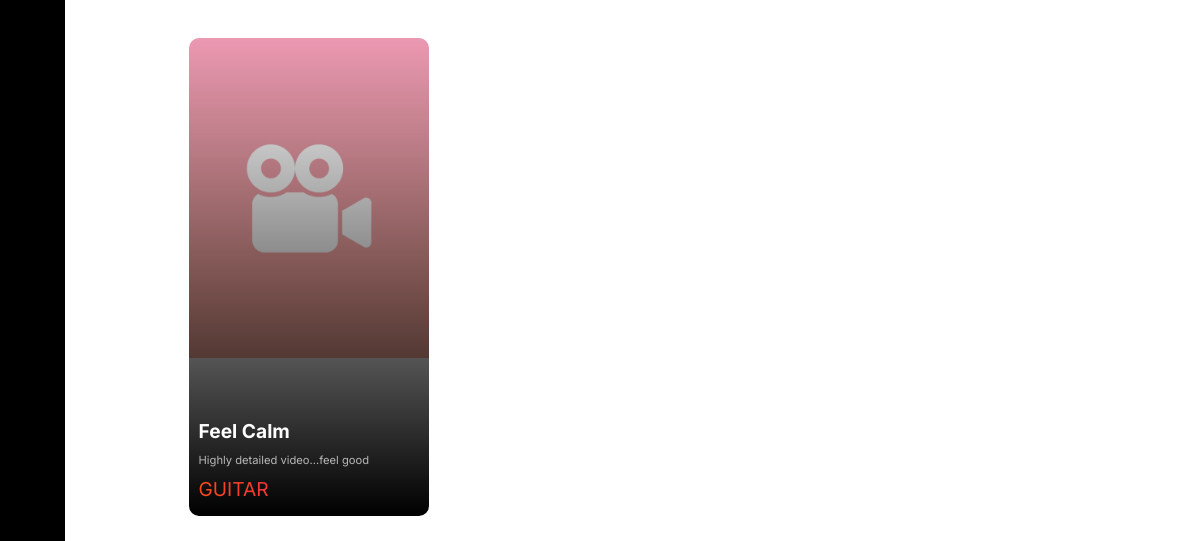
Page /my-profile-old (signed in, lower part) on the earlier database version.
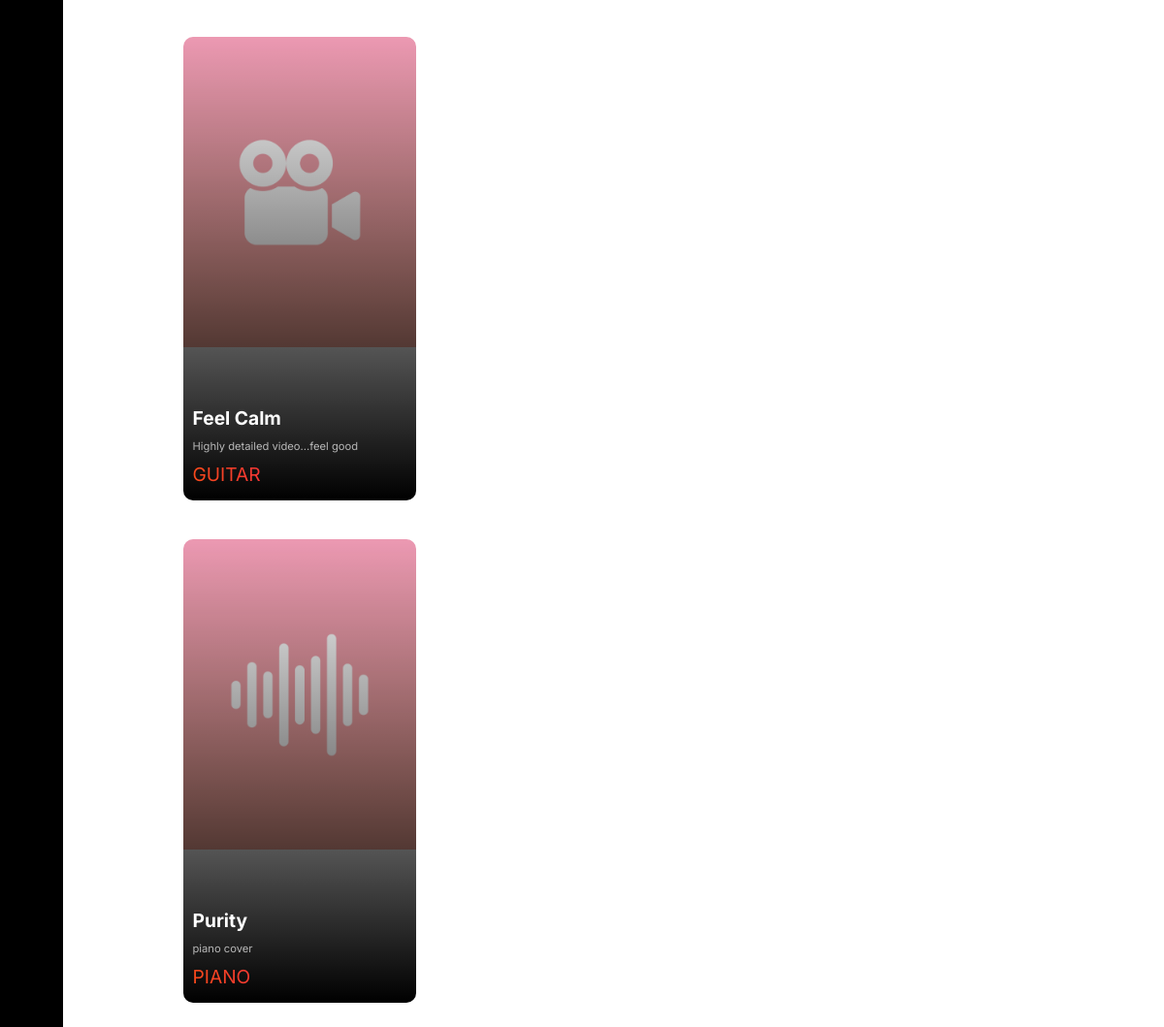
Same page on the later database version.
### users/models.py (models this page shows, shortened)
class postdb(models.Model):
    pid=models.UUIDField(primary_key=True,max_length=10,default=uuid.uuid4)
    username=models.ForeignKey(to=profiledatadb,on_delete=models.CASCADE)
    media=models.FileField(upload_to='media/Posts')
    media_thumbnail=models.FileField(upload_to='media/Thumbnails',default=None,blank=True,null=True)
    caption=models.CharField(max_length=30)
    descr=models.TextField()
    langu=models.CharField(max_length=15,default="English")
    mediatype=models.CharField(max_length=15,blank=True)
    location=models.CharField(max_length=15)
    likes=models.IntegerField(default=0)
    media_format=models.CharField(max_length=20, blank=True)
    timestamp = models.DateTimeField(auto_now=True)
    collaborated_owners = models.ManyToManyField(User, through="collaborators_table")
    isCollaborated = models.BooleanField(default=False)
    collaboration = models.UUIDField(default=None,blank=True,null=True)
    flagged = models.BooleanField(default=False)  # 0 = Not Flagged, 1 = Flagged
    flag_counter = models.IntegerField(default=0)  # Tracks offensive/explicit content reports
    reported_users = models.ManyToManyField(User, blank=True, related_name="reported_posts")
    is_private = models.BooleanField(default=False)

### users/views.py (the view)
# urls.py: path('my-profile-old', views.profile_fpv, name = 'my-profile-old'),
def profile_fpv(request):
    try:
        user=request.user.username
        userBioCollect = profiledatadb.objects.get(username=user)
        post=postdb.objects.filter(username=user)
        context={
            'user': userBioCollect,
            'post':post,
        }
    except profiledatadb.DoesNotExist:
        user = None
    return render(request, 'profile-fpv.html',context)

### templates/profile-fpv.html (shortened to what this page needs)
{% extends 'base.html' %}
{% load static %}
{% block additional_css %}
<link rel="stylesheet" href="{% static 'css/profile-page-style.css' %}">
{% endblock %}
{% block content %}
    {% if user %}
        <div class="body">
    {% endif %}
<div id="profile-content-controller-posts">{% include 'posts.html'  %}</div>
</div>
{% endblock %}

### templates/posts.html (shortened to what this page needs)
{% load static %}
<head>
    <link rel="stylesheet" href="{% static 'css/profile-page-style.css' %}">
</head>
<div class="posts">
    {% if post %}
        {% for p in post %}
        <a style="margin: 20px 10px;" href="{% url 'sh-media' %}?pid={{p.pid}}">
            <div class="thumbnail-container">
                {% if p.media_thumbnail %}
                                    <img src="{{ p.media_thumbnail.url }}" alt="" class="post-thumbnail">
                                {% else %}
                                    {% if p.media_format == "Audio" %}
                                        <img src="{% static 'images/9_16 Audio.png' %}" alt="" class="post-thumbnail" >
                                    {% elif p.media_format == "Video" %}
                                        <img src="{% static 'images/9_16 Video.png' %}" alt="" class="post-thumbnail">
                                    {% endif %}
                                {% endif %}
                <video><source src="{{ p.media }}"></video>
                <div class="gradient-overlay">
                    <div class="padding-controll">
                        <h2 class="video-caption">{{ p.caption}}</h2>
                        <p class="video-description">{{ p.descr }}</p>
                        <p class="instrument-used">{{ p.mediatype }}</p>
                    </div>
                </div>
            </div>
        </a>
        {% endfor %}
    {% else %}
    <div id="profile-content-controller-nomedia" style="display: block; width: 100%;">{% include 'content-404.html'  %}</div>
    {% endif %}
</div>

Differences in the rows shown:
added postdb: caption "Purity", descr "piano cover"
